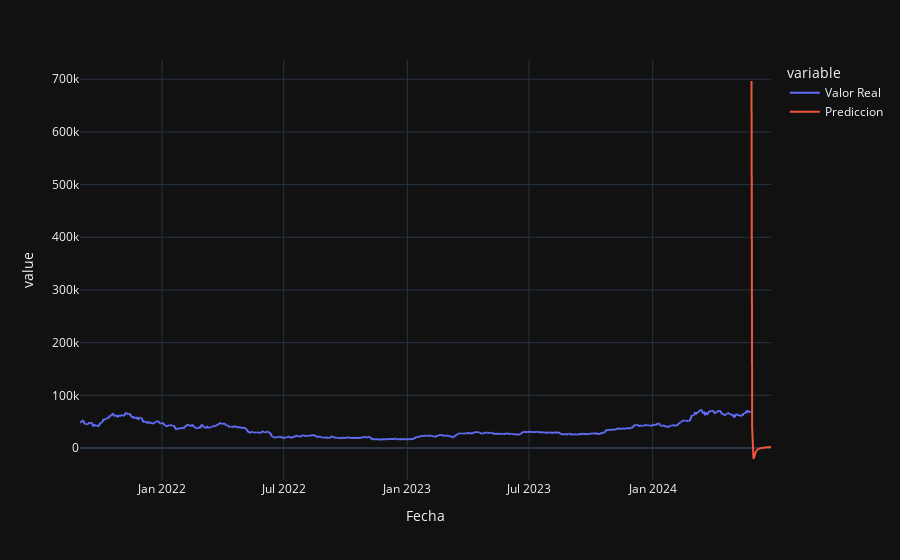

The cell this chart's notebook holds for it:
### Code cell
import plotly.express as px
# Crear un rango de fechas futuras

# Crear un DataFrame con las predicciones futuras
df_futuro = pd.DataFrame({
    'Fecha': futuras_fechas,
    'Prediccion': futuro_predicciones
})

# Datos actuales con las predicciones futuras
df_resultado = pd.concat([prices[['time', 'close']].rename(columns={'time': 'Fecha', 'close': 'Valor Real'}), df_futuro], ignore_index=True)

df_resultado['Fecha'] = pd.to_datetime(df_resultado['Fecha'])
df_resultado['Prediccion'] = df_resultado['Prediccion'].astype(float)
df_resultado['Valor Real'] = df_resultado['Valor Real'].astype(float)

fig = px.line(df_resultado, x='Fecha', y=['Valor Real', 'Prediccion'], template='plotly_dark')
fig.show()

### Figure 1 — Plotly figure (JSON) as saved in the notebook; plotly's stock layout.template omitted (floating-point values rounded to 4 significant figures; data arrays with more than 128 entries replaced by an {"elided": "..."} marker saying what was removed)
{"data": [{"hovertemplate": "variable=Valor Real<br>Fecha=%{x}<br>value=%{y}<extra></extra>", "legendgroup": "Valor Real", "line": {"color": "#636efa", "dash": "solid"}, "marker": {"symbol": "circle"}, "mode": "lines", "name": "Valor Real", "showlegend": true, "type": "scattergl", "x": {"elided": "1030 str values"}, "xaxis": "x", "y": {"elided": "1030 float values"}, "yaxis": "y"}, {"hovertemplate": "variable=Prediccion<br>Fecha=%{x}<br>value=%{y}<extra></extra>", "legendgroup": "Prediccion", "line": {"color": "#EF553B", "dash": "solid"}, "marker": {"symbol": "circle"}, "mode": "lines", "name": "Prediccion", "showlegend": true, "type": "scattergl", "x": {"elided": "1030 str values"}, "xaxis": "x", "y": {"elided": "1030 float values"}, "yaxis": "y"}], "layout": {"legend": {"title": {"text": "variable"}, "tracegroupgap": 0}, "margin": {"t": 60}, "xaxis": {"anchor": "y", "domain": [0, 1], "title": {"text": "Fecha"}}, "yaxis": {"anchor": "x", "domain": [0, 1], "title": {"text": "value"}}}}
